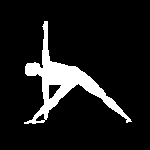
#> input picture Sem7/IVP/Code/4/body1.bmp, 150 x 150 px
$ python 1.py
#> lines starting #> are read from the running program, lines starting #| are printed output that depends on the picture; after the words box and inside, x2 and y2 are one past the last pixel; in counts of white or black regions, pixels touching at a corner belong together
import cv2
def Dilate(img, k):
    h, w = img.shape[:2]
    img2 = img.copy()
    p = k // 2
    for i in range(p, h - p):
        for j in range(p, w - p):
            f = 0
            for x in range(i - p, i + p + 1):
                for y in range(j - p, j + p + 1):
                    if (img[x][y] == 255):
                        f = 1
            if (f == 1):
                img2[i][j] = 255
    return img2
def Erode(img, k):
    h, w = img.shape[:2]
    img2 = img.copy()
    p = k // 2
    for i in range(p, h - p):
        for j in range(p, w - p):
            c = 0
            for x in range(i - p, i + p + 1):
                for y in range(j - p, j + p + 1):
                    if (img[x][y] == 255):
                        c += 1
            if (c == k * k):
                img2[i][j] = 255
            else:
                img2[i][j] = 0
    return img2
def Opening(img, k):
    return Dilate(Erode(img, k), k)

def Closing(img, k):
    return Erode(Dilate(img, k), k)


img = cv2.imread("body1.bmp", 0)
#> img: shape (150, 150); 10.5% white; 1 white region, box (x1, y1, x2, y2) and area: (24, 21, 132, 124) 2358
img_ = cv2.imread("body2.bmp", 0)
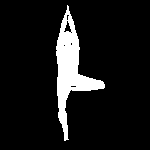
#> input picture Sem7/IVP/Code/4/body2.bmp, 150 x 150 px
#> img_: shape (150, 150); 9.4% white; 1 white region, box (x1, y1, x2, y2) and area: (56, 5, 105, 141) 2118
cv2.imshow('Image', img)

img2 = Dilate(img, 5)
#> after the loop in Dilate, `for i in range(p, h - p):`:
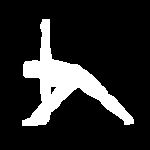
#> img2: shape (150, 150); 16% white; 1 white region, box (x1, y1, x2, y2) and area: (22, 19, 134, 126) 3597
cv2.imshow('Dilated', img2)

img3 = cv2.subtract(img2, img)
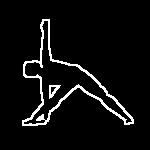
#> img3: shape (150, 150); 5.5% white in thin lines or dots, all inside (x1, y1, x2, y2) = (22, 19, 134, 126)
cv2.imshow('Diff_dilation', img3)

img4 = Erode(img, 5)
#> after the loop in Erode, `for i in range(p, h - p):`:
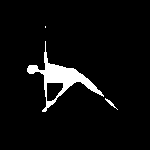
#> img2: shape (150, 150); 5.1% white; 3 white regions (1 under 20 px), largest, box (x1, y1, x2, y2) and area: (27, 41, 104, 112) 1111, (105, 98, 118, 110) 33
cv2.imshow('Eroded', img4)

img5 = cv2.subtract(img, img4)
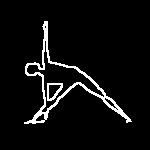
#> img5: shape (150, 150); 5.4% white in thin lines or dots, all inside (x1, y1, x2, y2) = (24, 21, 132, 124)
cv2.imshow('Diff_erosion', img5)

img6 = Opening(img, 5)
#> call 2 of Dilate, with k = 5
#> after the loop in Dilate (call 2), `for i in range(p, h - p):`:
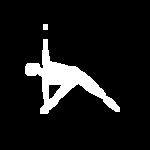
#> img2: shape (150, 150); 9.4% white; 2 white regions, box (x1, y1, x2, y2) and area: (25, 39, 120, 114) 2087, (43, 24, 48, 30) 30
cv2.imshow('Opening', img6)

img7 = Closing(img, 5)
#> call 3 of Erode, with k = 5
#> after the loop in Erode (call 3), `for i in range(p, h - p):`:
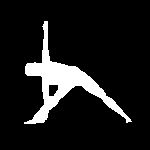
#> img2: shape (150, 150); 10.8% white; 1 white region, box (x1, y1, x2, y2) and area: (24, 21, 132, 124) 2437
cv2.imshow('Closing', img7)
cv2.waitKey(0)
cv2.destroyAllWindows()
